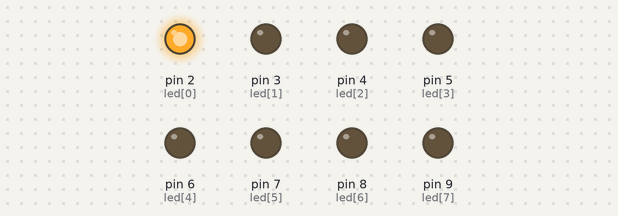
Bench run of a sketch on a simulated Arduino Uno, built with avr-gcc and run on an emulated ATmega328P. Parts: output pins drawn as LEDs (lit = HIGH).

Above: at 0.1 s.
At 0.7 s:
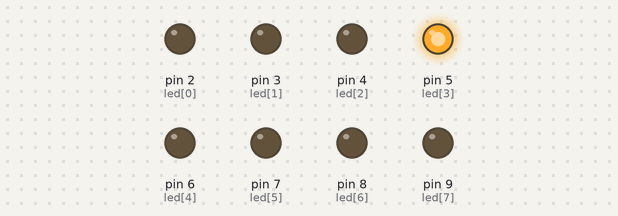
At 1.1 s:
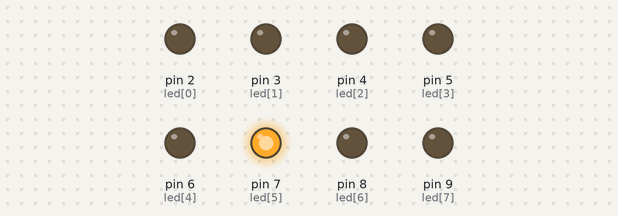
At 1.5 s:
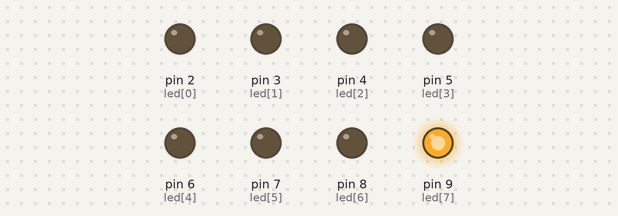
At 2.5 s:
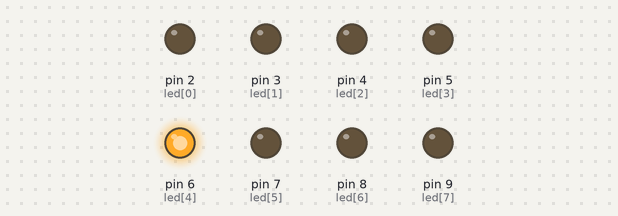
At 3.5 s:
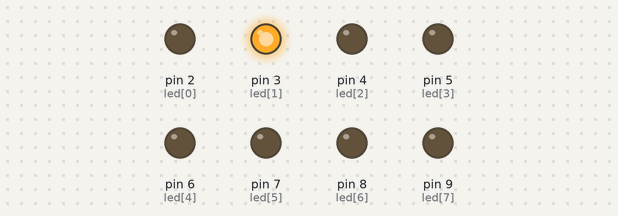
Timing chart, 0 to 3.8 s (numbered marks = the images above):
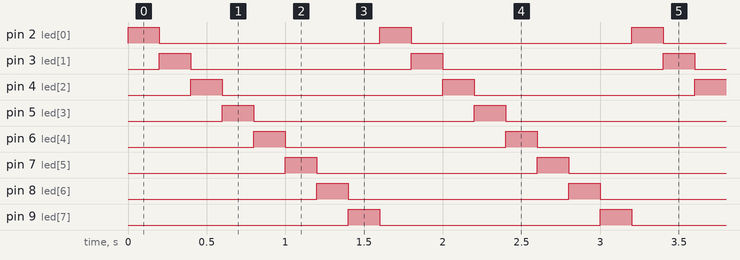

Measured:
- by itself, pin 2 (led[0]), pin 3 (led[1]), pin 4 (led[2]), pin 5 (led[3]), pin 6 (led[4]), pin 7 (led[5]), pin 8 (led[6]), pin 9 (led[7]): alternates HIGH for 0.20 s and LOW for 1.4 s
- by itself, everything shown: repeats every 1.6 s, in 8 steps

The sketch:

03_chaser.ino
```cpp
int led[] = {2, 3, 4, 5, 6, 7, 8, 9};

void setup()
{
  for (int i = 0; i < 8; i++)
  {
    pinMode(led[i], OUTPUT);
  }
}

void loop()
{
  for (int i = 0; i < 8; i++)       // go through the LEDs one by one
  {
    digitalWrite(led[i], HIGH);     // turn this one ON
    delay(200);                     // keep it on for a moment
    digitalWrite(led[i], LOW);      // turn it OFF before moving on
  }
}
```
